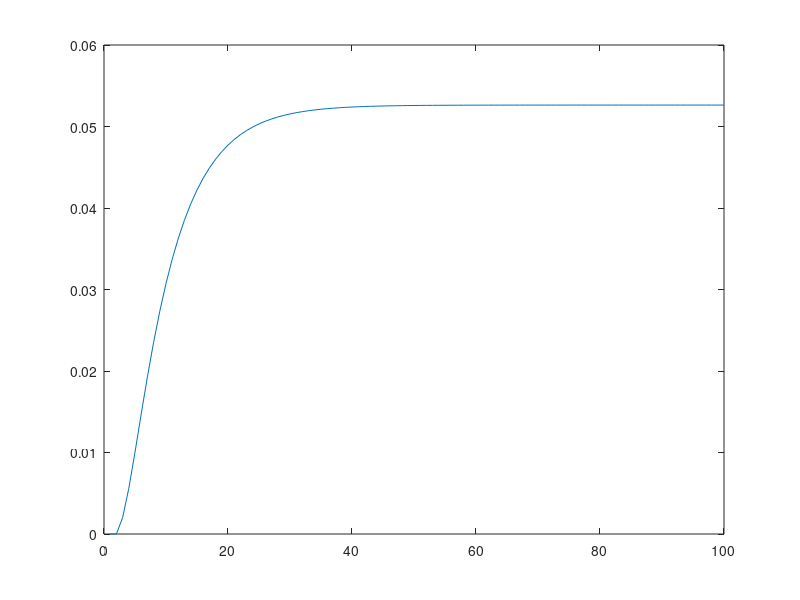

MATLAB code to generate this figure: (Note: this script raises an error after producing the figure.)
%Os estados absorventes devem ficar nas ultimas linhas e colunas
% Forma canonica
% T = [Q 0
%      R I] I- matriz identidade
%F = (I-Q)^(-1)
% sum(F)
% n º de transicoes de cada estado transitorio antes da absorveçao
% B = R*F
% B(i,j): começando num estado j com ela a prob de cada estado de
% absorveção i


% Q = 1 2 4
%    1
%    2
%    4 
Q = [0.8 0.2 0  %Q- mastriz de estados não absoreventes para
    0 0.6 0.1   % estados não absorventes
    0.3 0.2 0.4]';

% R =  3 5
%    1
%    2
%    4 
R = [0 0
     0.3 0
     0 0.1]';

I = eye(2,2);

zero = zeros(3,2); %linhas,colunas

T = [Q zero
      R I];

%%%%%% (b e c) %%%%%%5
%%%%%%%%%%%%%%%%%

fb = zeros(1,100);
fc13 = zeros(1,100);
fc15 = zeros(1,100);

for i = 1:100
    aux = T^i;
    fb(i) = aux(2,1);
    fc13(i) = aux(4,1);
    fc15(i) = aux(5,1);
end

%plot(fb)
plot(fc15)

% O prob do estado 3 é maior porque existem 2 estados
%absorventes e o estado absorevnete que tende mais para 1 
%é o que tem o caminho de transição mais prob





% d) Matriz Q (feito em cima)
fprintf("d)\n");
display(Q);


% e) Matriz Fundamental
fprintf("e)\n")
I = eye(3,3);
F = I -Q;
F = F^(-1); % = inv(F)
display(F);

% f)
t = F';
tmp = [1
       1
       1];
t = F * tmp;
fprintf("f)\n")
fprintf("Número de passos antes da absorção:\n");
fprintf("Começando no estado 1: %.4f\n", t(1));
fprintf("Começando no estado 2: %.4f\n", t(2));
fprintf("Começando no estado 4: %.4f\n", t(3));


% g) Matriz B das probabilidades de absorção
 B = R * F;
fprintf("g)\n")
fprintf("Começando no estado 1, probabilidade  de estar no estado 3: %.4f\n",B(1,1));
fprintf("Começando no estado 1, probabilidade de estar no estado 5: %.4f\n", B(2,1));



% how to use crawl()
state = crawl(T, 1, [4,5]);
% Note:
% if the Markov chain has more than 1 absorbing state the third argument
% must be a vector with the absorbing states
% for example in a chain with 5 states and considering that
% states 4 and 5 are absorbing states:
% state = crawl(H5, 1, [4 5])
%
% Random walk on the Markov chain
% Inputs:
% H - state transition matrix
% first - initial state
% last - terminal or absorving state
function [state] = crawl(H, first, last)
    % the sequence of states will be saved in the vector "state"
    % initially, the vector contains only the initial state:
    state = [first];
    % keep moving from state to state until state "last" is reached:
    while (1)
        state(end+1) = nextState(H, state(end));
        if ismember(state(end), last) % verifies if state(end) is absorbing
            break;
        end
    end
end



